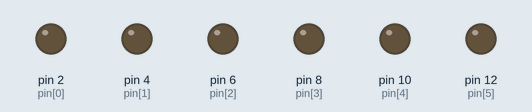
This sketch was run on a simulated Arduino Uno, built with avr-gcc and run on an emulated ATmega328P. On the bench: output pins drawn as LEDs (lit = HIGH).

Above: at 0.1 s.
At 4.6 s:
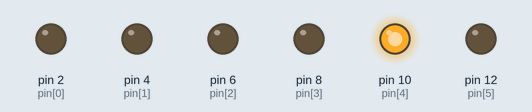
At 8.6 s:
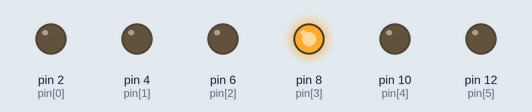
At 19.6 s:
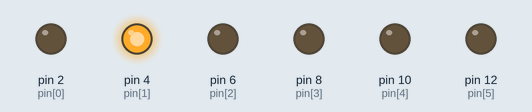
At 29.6 s:
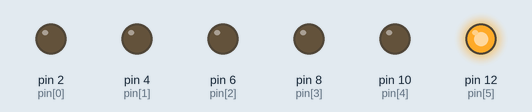
At 39.75 s:
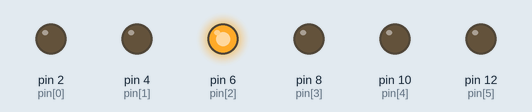
Timing chart, 0 to 40.0 s (numbered marks = the images above):
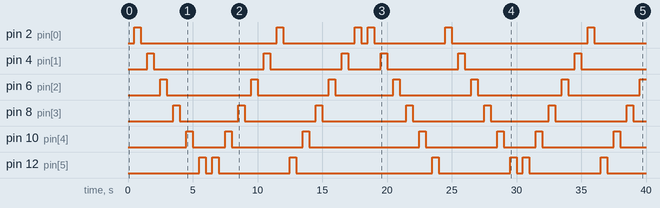

The sketch:

led-bar.ino
```cpp
#include <Arduino.h>
#include "LedBar.h"

int pin[6] = {2, 4, 6, 8, 10, 12};
LedBar bar = LedBar(pin);

void setup() {
    Serial.begin(9600);
    for (int a = 0; a < 6; a++) {
        pinMode(pin[a], OUTPUT);
    }
}

void loop() {
    bar.show();
    bar.reverse();
    bar.show();
}
```

LedBar.h
```cpp
//
// Created by sanga lawalata on 08/05/20.
//

#ifndef LED_BAR_LEDBAR_H
#define LED_BAR_LEDBAR_H


//
// Created by sanga lawalata on 08/05/20.
//
class LedBar {

private:
    int *_pins = NULL;

public:
    LedBar(int pins[]) {
        this->_pins = pins;
    }

    void reverse() {
        reverseArray(this->_pins, 0, 5);
    }

    void reverseArray(int *arr, int start, int end) {
        int temp;
        while (start < end) {
            temp = arr[start];
            arr[start] = arr[end];
            arr[end] = temp;
            start++;
            end--;
        }
    }

    void show() {
        for (int a = 0; a < 6; a++) {
            delay(500);
            digitalWrite(this->_pins[a], HIGH);
            delay(500);
            digitalWrite(this->_pins[a], LOW);
        }
    }
};


#endif //LED_BAR_LEDBAR_H
```

Measured:
- by itself, pin 2 (pin[0]): LOW → HIGH at 0.50 s, → LOW 0.50 s later, → HIGH 10.5 s later, → LOW 0.50 s later, … (12 changes in this stretch)
- by itself, pin 4 (pin[1]): LOW → HIGH at 1.5 s, → LOW 0.50 s later, → HIGH 8.5 s later, → LOW 0.50 s later, … (12 changes in this stretch)
- by itself, pin 6 (pin[2]): LOW → HIGH at 2.5 s, → LOW 0.50 s later, → HIGH 6.5 s later, → LOW 0.50 s later, … (13 changes in this stretch)
- by itself, pin 8 (pin[3]): LOW → HIGH at 3.5 s, → LOW 0.50 s later, → HIGH 4.5 s later, → LOW 0.50 s later, … (14 changes in this stretch)
- by itself, pin 10 (pin[4]): LOW → HIGH at 4.5 s, → LOW 0.50 s later, → HIGH 2.5 s later, → LOW 0.50 s later, … (14 changes in this stretch)
- by itself, pin 12 (pin[5]): LOW → HIGH at 5.5 s, → LOW 0.50 s later, → HIGH 0.50 s later, → LOW 0.50 s later, … (14 changes in this stretch)
